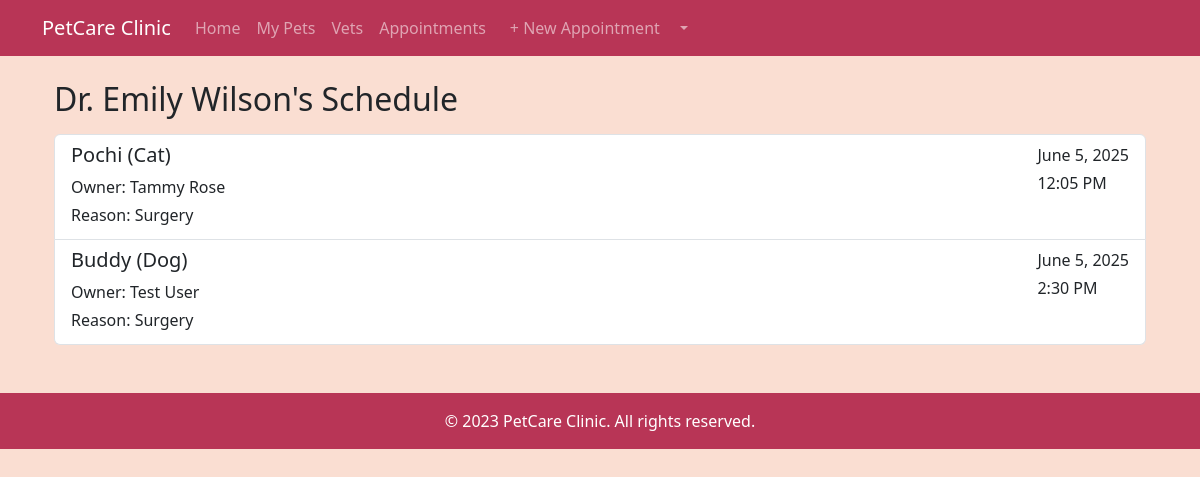
The page /vets/1/schedule/ (signed in) on the database its author committed.
### clinic/models.py (models this page shows, shortened)
class Vet(models.Model):
    name = models.CharField(max_length=100, verbose_name="Veterinarian Name")

class Appointment(models.Model):
    pet = models.ForeignKey(Pet, on_delete=models.CASCADE, related_name="appointments")
    vet = models.ForeignKey(Vet, on_delete=models.CASCADE, related_name="appointments")
    date = models.DateTimeField(verbose_name="Appointment Date")
    reason = models.CharField(max_length=200, verbose_name="Reason")
    class Meta:
        unique_together = ('vet', 'date')

class Pet(models.Model):
    owner = models.ForeignKey(Owner, on_delete=models.CASCADE, related_name='pets')
    name = models.CharField(max_length=100)
    species = models.CharField(max_length=50)
    breed = models.CharField(max_length=100)
    photo = models.ImageField(upload_to='pet_photos/', null=True, blank=True)
    created_at = models.DateTimeField(auto_now_add=True)
    updated_at = models.DateTimeField(auto_now=True)

class Owner(AbstractUser):
    phone = models.CharField(max_length=15, blank=True)
    profile_picture = models.ImageField(upload_to='profile_pics/', blank=True, null=True)
    class Meta:
        verbose_name = "Owner"
        verbose_name_plural = "Owners"

### clinic/views.py (the view)
# urls.py: path('vets/<int:pk>/schedule/', VetScheduleView.as_view(), name='vet-schedule'),
class VetScheduleView(LoginRequiredMixin, DetailView):
    model = Vet
    template_name = 'clinic/vet_schedule.html'
    context_object_name = 'vet'
    def get_context_data(self, **kwargs):
        context = super().get_context_data(**kwargs)
        context['appointments'] = Appointment.objects.filter(
            vet=self.object
        ).order_by('date')
        return context

### clinic/templates/clinic/vet_schedule.html (shortened to what this page needs)
{% extends 'clinic/base.html' %}
{% block content %}
<div class="container mt-4">
    <h2>{{ vet.name }}'s Schedule</h2>
    <div class="list-group mt-3">
        {% for appointment in appointments %}
        <div class="list-group-item">
            <div class="d-flex justify-content-between">
                <div>
                    <h5>{{ appointment.pet.name }} ({{ appointment.pet.species }})</h5>
                    <p class="mb-1">Owner: {{ appointment.pet.owner.get_full_name }}</p>
                    <p class="mb-1">Reason: {{ appointment.reason }}</p>
                </div>
                <div class="text-right">
                    <p class="mb-1">{{ appointment.date|date:"F j, Y" }}</p>
                    <p class="mb-1">{{ appointment.date|time:"g:i A" }}</p>
                </div>
            </div>
        </div>
        {% empty %}
        <div class="list-group-item">
            No appointments scheduled yet.
        </div>
        {% endfor %}
    </div>
</div>
{% endblock %}

### clinic/templates/clinic/base.html (style rules this page uses)
:root { --maroon: #b83556; --parrot-pink: #dc97a5; --ucla-blue: #55768c; --lumber: #faded2; --milk-chocolate: #845747; }
body { background-color: var(--lumber); font-family: 'Segoe UI', Tahoma, Geneva, Verdana, sans-serif; }

### rows shown on the page
Vet: name "Dr. Emily Wilson"
Appointment: pet.name "Pochi", pet.species "Cat", pet.owner.get_full_name "Tammy Rose", reason "Surgery", date "June 5, 2025", date "12:05 PM"
Appointment: pet.name "Buddy", pet.species "Dog", pet.owner.get_full_name "Test User", reason "Surgery", date "June 5, 2025", date "2:30 PM"
